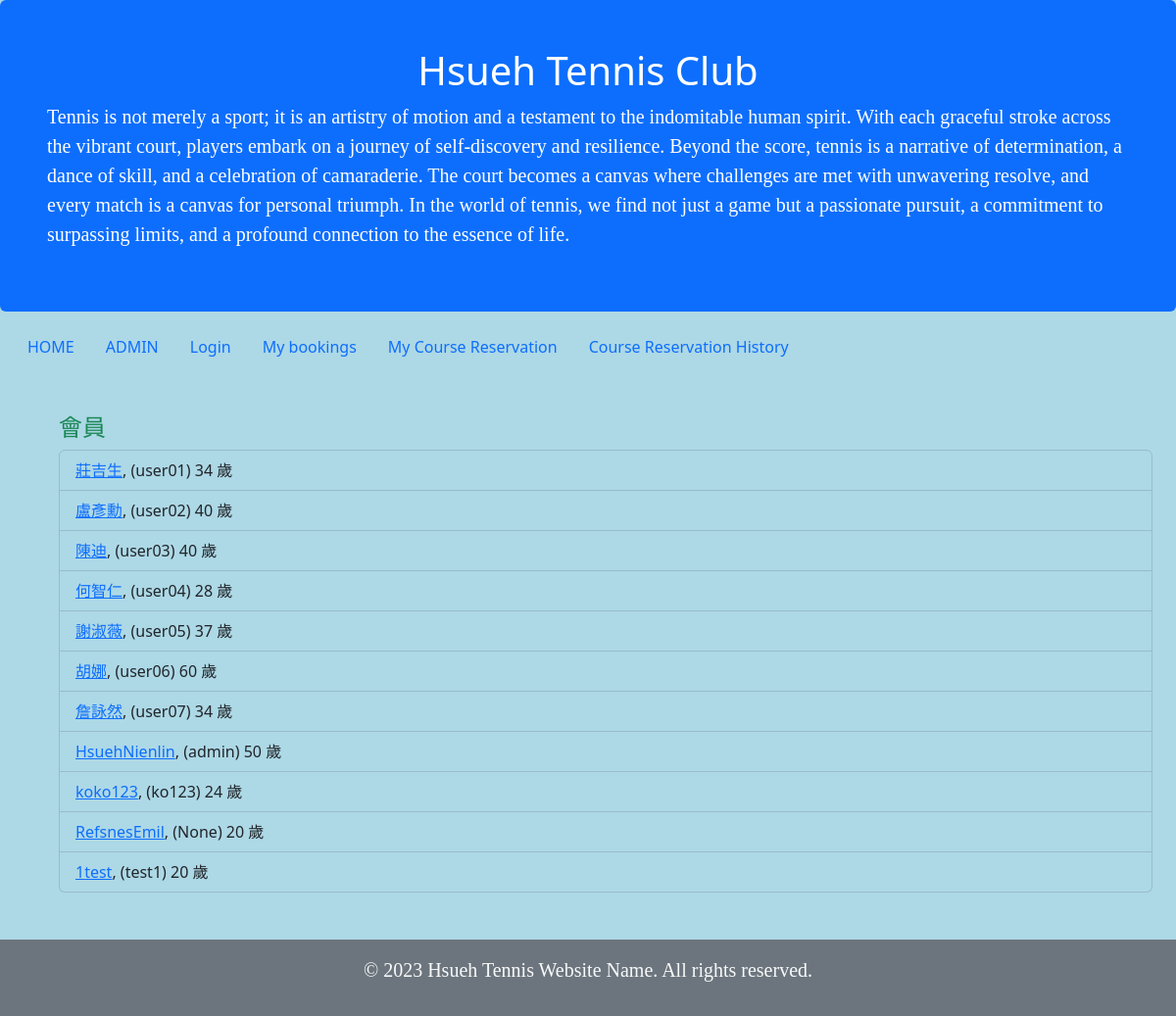
The page /members/ on the database its author committed.
### members/models.py (models this page shows, shortened)
class Member(models.Model):
    user = models.OneToOneField(User, on_delete=models.CASCADE, default= None, blank=True, null=True)
    firstname = models.CharField(max_length=255)
    lastname = models.CharField(max_length=255)
    phone = models.IntegerField(null=True)
    joined_date = models.DateField(null=True)
    age = models.IntegerField(default=20)

### members/views.py (the view)
# urls.py: path('members/', views.members, name='members'),
def members(request):
    mymembers = Member.objects.all()
    template = loader.get_template('all_members.html')
    context = {
      'mymembers': mymembers,
    }
    return HttpResponse(template.render(context, request))

### members/templates/all_members.html (shortened to what this page needs)
{% extends "master.html" %}
{% block content %}
<div class='container m-5'>
  <h4 class='text-success'>會員</h4>
      <ul class="list-group">
        {% for x in mymembers %}
          <li class="list-group-item  bg-transparent"><a href="details/{{ x.id }}">{{ x.lastname }}{{ x.firstname }}</a>, ({{ x.user }}) {{x.age}} 歲</li>
        {% endfor %}
      </ul>
</div>
{% endblock %}

### static/css/club.css (style rules this page uses)
body { background-color: lightblue; }

### rows shown on the page
Member: lastname "莊", firstname "吉生", user "user01", age "34"
Member: lastname "盧", firstname "彥勳", user "user02", age "40"
Member: lastname "陳", firstname "迪", user "user03", age "40"
Member: lastname "何", firstname "智仁", user "user04", age "28"
Member: lastname "謝", firstname "淑薇", user "user05", age "37"
Member: lastname "胡", firstname "娜", user "user06", age "60"
Member: lastname "詹", firstname "詠然", user "user07", age "34"
Member: lastname "Hsueh", firstname "Nienlin", user "admin", age "50"
Member: lastname "ko", firstname "ko123", user "ko123", age "24"
Member: lastname "Refsnes", firstname "Emil", user "None", age "20"
Member: lastname "1", firstname "test", user "test1", age "20"
